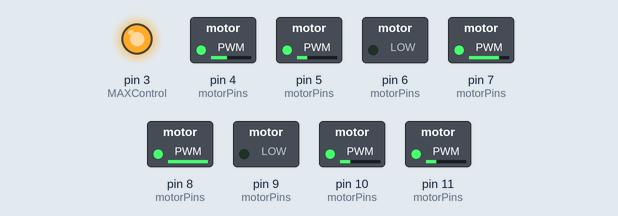
This sketch was run on a simulated Arduino Mega 2560, built with avr-gcc and run on an emulated ATmega2560. On the bench: switched loads named in the sketch (green lamp = pin HIGH), output pins drawn as LEDs (lit = HIGH).

Above: at 0.1 s.
Timing chart, 0 to 1.6 s (numbered marks = the images above):
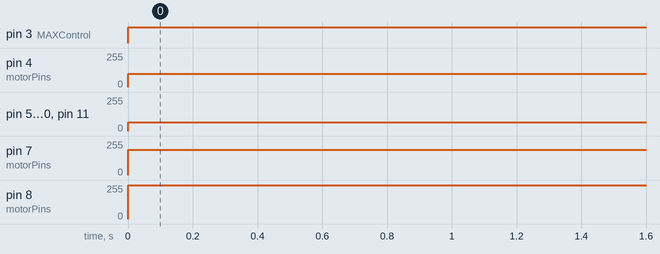

Measured:
- by itself, pin 3 (MAXControl): LOW → HIGH at 0.00 s
- by itself, pin 4 (motorPins): 0/255 → 101/255 at 0.00 s
- by itself, pin 5 (motorPins), pin 10 (motorPins), pin 11 (motorPins): 0/255 → 64/255 at 0.00 s
- by itself, pin 7 (motorPins): 0/255 → 191/255 at 0.00 s
- by itself, pin 8 (motorPins): 0/255 → 254/255 at 0.00 s

The sketch:

ROV.ino
```cpp
// (licence header left out)
/*
Copyright 2018, Jasper Rubin
Written for Holy Trinity High's Underwater Robotics Team
All rights to the code lie with them.

This program is written to run on an Arduino Mega or similar with a MAX485 connected
through the pins listed below, as well as motor controllers, again as listed.

PINOUT:

  - 13 - Receive from MAX
  - 12 - Transmit to MAX
  - 3 - Control MAX
  - 4 - LF motor
  - 5 - RF motor
  - 6 - RB motor
  - 7 - LB motor
  - 10 - Horizontal claw motor
  - 11 - Vertical claw motor

COMMUNICATION STRUCTURE:

  We can only read one byte at a time, so we send down a byte represtenting
  the axis we wish to move in, then the value as a second unsigned byte. Sorting out how to use
  that information is the ROV Arduino's job. In between each command we send a 0.

  We NEVER send a 0 as data, as that is used to tell the ROV we are at the beginning of a command,
  and therefore cannot be used for data.

  AXES:

    1: Left and right.
    2: Forwards and backwards.
    3: Up and down.
    4: Rotate left and right.
    5: Pitch forwards and backwards.
    6: Open and close claw.
    --DEPRECATED-- 7: Enable/disable auto level (should only ever be sent a 1 or a 2).
    8: Open and close claw 2.

*/

#include <SoftwareSerial.h>

//Channel definitions:
#define CHANNELLR 1
#define CHANNELFB 2
#define CHANNELUD 3
#define CHANNELROTATION 4
#define CHANNELPITCH 5
#define CHANNELCLAWONE 6
#define CHANNELAUTOLEVEL 7
#define CHANNELCLAWTWO 8

//Pins for connecting MAX485 to.
#define MAXRXPin 13
#define MAXTXPin 12
#define MAXControl 3

//Some constants to make serial direction control easier.
#define MAXTX HIGH
#define MAXRX LOW

//How many channels we have for control. Any channel over this must be an error.
#define CHANNELS 8

//Naming convention for motor pins is MOTOR<L/R/U><F/B>. (Left/right/up-down, front/back).
#define MOTORLF 4
#define MOTORRF 5
#define MOTORRB 6
#define MOTORLB 7
#define MOTORUF 8
#define MOTORUB 9

#define HORZCLAW 10
#define VERTCLAW 11

#define LEDPIN 3

int motorPins[] = {MOTORLF, MOTORRF, MOTORRB, MOTORLB, MOTORUF, MOTORUB, HORZCLAW, VERTCLAW};
int motorCount = 8;
int thrusterPins[] = {MOTORLF, MOTORRF, MOTORRB, MOTORLB, MOTORUF, MOTORUB};

byte lastReceived[] = {0, 0, 0, 0, 0, 0, 0, 0, 0};

//Actual serial object.
SoftwareSerial MAX(MAXRXPin, MAXTXPin);

void setup(){
  //Serial.begin(9600);
  //Set 485 to receive. We never actually need to transmit, but it's nice to have the option.
  pinMode(MAXControl, OUTPUT);
  pinMode(LEDPIN, OUTPUT);
  digitalWrite(MAXControl, MAXRX);
  MAX.begin(74880);

  for(int i = 0; i < 8; i++){
    pinMode(motorPins[i], OUTPUT);
  }
}

void loop(){
  digitalWrite(LEDPIN, HIGH);
  while(MAX.available()){
    byte r = MAX.read();
    if(r == 0){
      byte channel = MAX.read();
      byte input = MAX.read();
      decodeInput(channel, input);
    }
  }

  setLevelMotors();
  setUDMotors();
  setClawMotors();
  delay(5);
}

void setUDMotors(){
  //If no pitch control, just set the UD motors to whatever we read on UD.
  if(lastReceived[CHANNELPITCH] == 128){
    writeMotor(MOTORUF, lastReceived[CHANNELUD]);
    writeMotor(MOTORUB, lastReceived[CHANNELUD]);
  }else{
    //If we are running a pitch control, ignore UD and instead just go with the pitch.
    writeMotor(MOTORUF, abs(lastReceived[CHANNELPITCH] - 254));
    writeMotor(MOTORUB, lastReceived[CHANNELPITCH]);
  }
}

void setClawMotors(){
  //Remarkably, this all functions pretty much correctly.
  //One caveat: claws are jamming shut, so we're cutting claw power by 2 to try and fix this.
  writeMotor(VERTCLAW, (((lastReceived[CHANNELCLAWONE] - 128) / 2) + 128));
  writeMotor(HORZCLAW, (((lastReceived[CHANNELCLAWTWO] - 128) / 2) + 128));
}

void setLevelMotors(){
  //The Arduino's trig functions are all in radians because reasons.
  double x = (lastReceived[CHANNELLR] - 128);
  double y = (lastReceived[CHANNELFB] - 128);
  double theta = atan2(y, x);
  while(theta < 0){
    theta += (2 * PI);
  }
  theta *= (180 / PI);
  double throttle = sqrt((x * x) + (y * y));
  Serial.println(String(theta));
  //This great and terrible if statement determines which motors to turn on based on angle.
  int lf = 0, rf = 0, lb = 0, rb = 0;
  if(theta < 23 || theta >= 337){
    rf = -1;
    lb = -1;
    rb = 1;
    lf = 1;
  }else if(theta >= 23 && theta < 68){
    rf = 0;
    lb = 0;
    rb = 1;
    lf = 1;
  }else if(theta >= 68 && theta < 113){
    rf = 1;
    lf = 1;
    lb = 1;
    rb = 1;
  }else if(theta >= 113 && theta < 157){
    lf = 0;
    rb = 0;
    lb = 1;
    rf = 1;
  }else if(theta >= 157 && theta < 202){
    lf = -1;
    rb = -1;
    lb = 1;
    rf = 1;
  }else if(theta >= 202 && theta < 247){
    lf = -1;
    rb = -1;
    lb = 0;
    rf = 0;
  }else if(theta >= 247 && theta < 293){
    lf = -1;
    rb = -1;
    lb = -1;
    rf = -1;
  }else{
    lf = 0;
    rb = 0;
    lb = -1;
    rf = -1;
  }
  lf *= throttle;
  rf *= throttle;
  rb *= throttle;
  lb *= throttle;

  lf += 128;
  rf += 128;
  rb += 128;
  lb += 128;
  //Serial.println("LF:" + String(lf) + ", RF:" + String(rf) + ", LB:" + String(lb) + ", RB:" + String(rb));
  //Now we have to deal with rotation.

  byte rotValue = lastReceived[CHANNELROTATION];
  if(rotValue != 128){
    lf = (lf + (255 - rotValue)) / 2;
    lb = (lb + (255 - rotValue)) / 2;
    rf = (rf + rotValue) / 2;
    rb = (rb + rotValue) / 2;
  }

  writeMotor(MOTORLF, lf);
  writeMotor(MOTORRF, rf);
  writeMotor(MOTORLB, lb);
  writeMotor(MOTORRB, rb);

}

void writeMotor(int pin, float value){
  value = (int)constrain(value, 0, 255);
  if(value == 128){
    value += 2;
  }
  analogWrite(pin, (int)constrain(value, 0, 255));
}

void decodeInput(byte channel, byte input){
  //Something went wrong, this data is invalid.
  if(channel <= 0 || input <= 0 || input == 255 || channel > CHANNELS){
    return;
  }
  lastReceived[channel] = input;

  //Special case to handle claws, only one should run at a time.
  if(channel == CHANNELCLAWONE){
    writeMotor(HORZCLAW, 128);
    lastReceived[CHANNELCLAWTWO] = 128;
  }else if(channel == CHANNELCLAWTWO){
    writeMotor(VERTCLAW, 128);
    lastReceived[CHANNELCLAWONE] = 128;
  }
}
```
